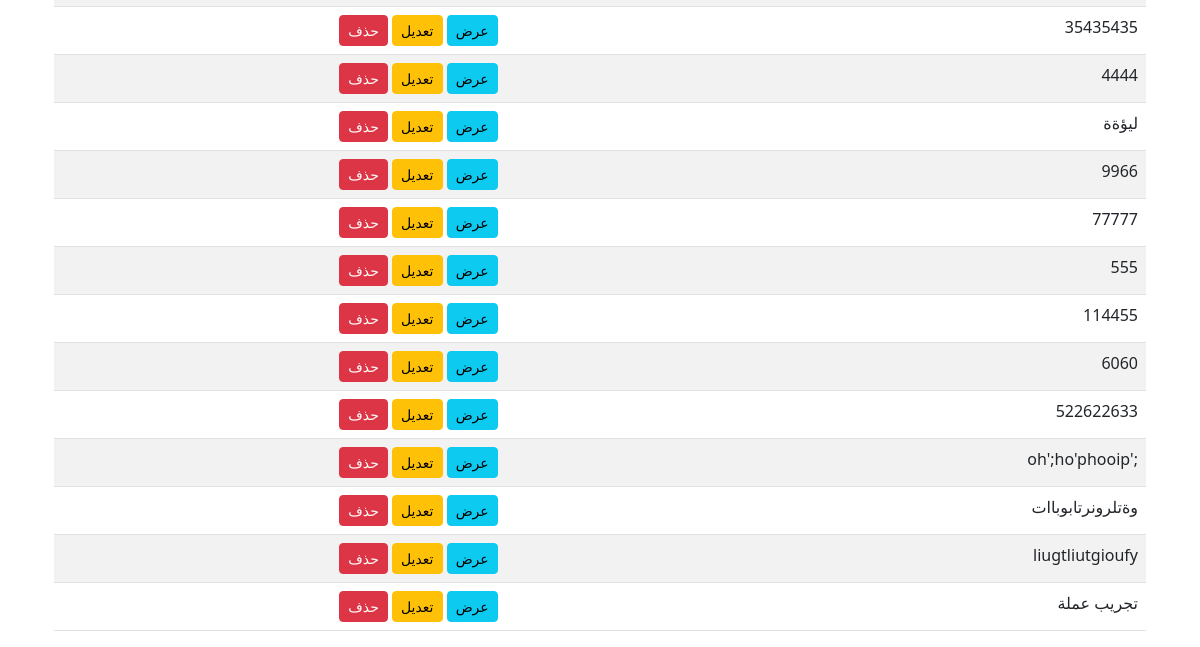
Page /invoice/currency/ (lower part) on the earlier database version.
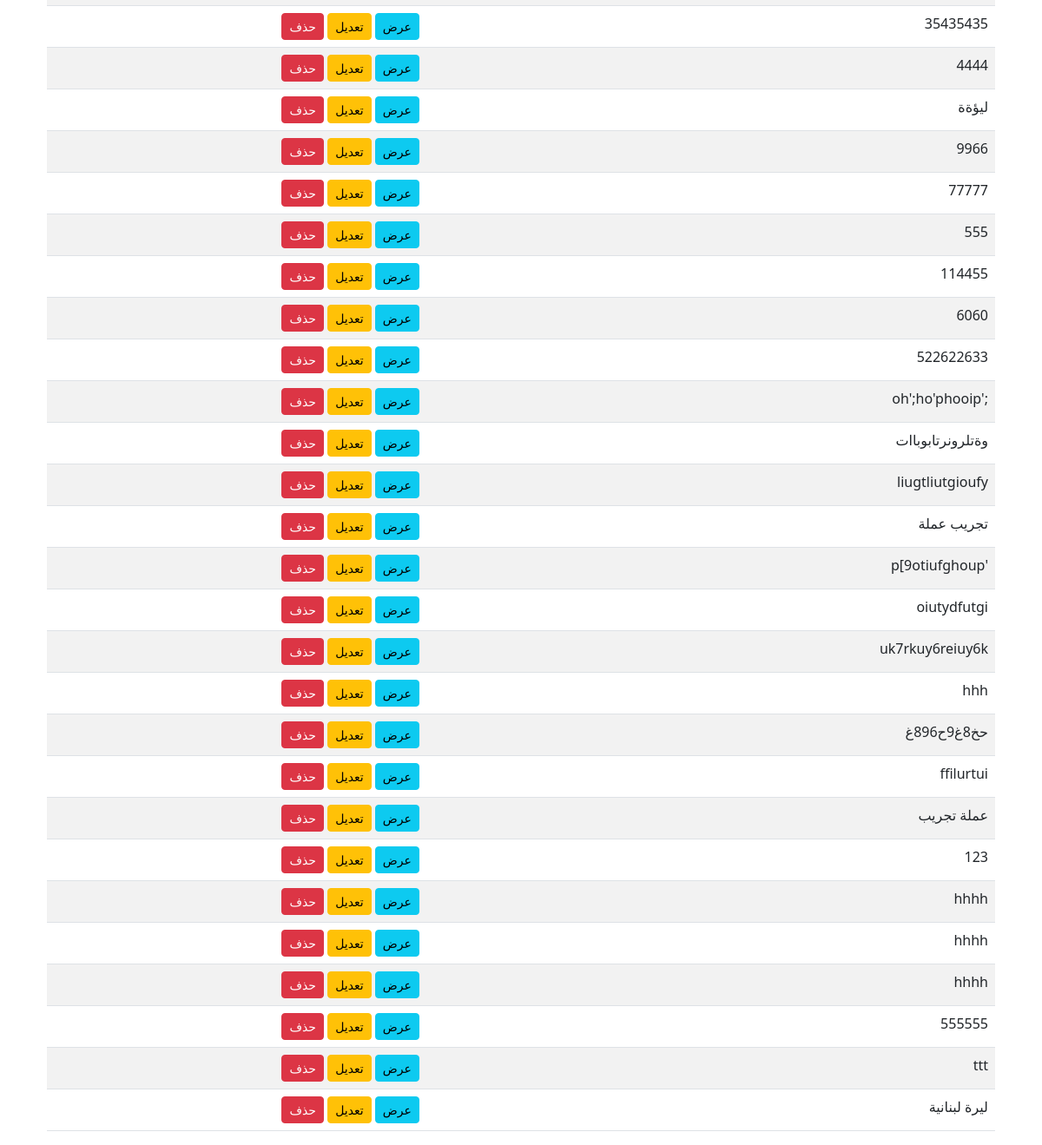
Same page on the later database version.
### invoice/models.py (models this page shows, shortened)
class Currency(models.Model):
    currency_name = models.CharField(max_length=100, verbose_name=_("العملة"))
    description = models.TextField(blank=True, null=True, verbose_name=_("البيان"))
    class Meta:
        verbose_name = _('العملة')
        verbose_name_plural = _('العملات')

### invoice/views.py (the view)
# urls.py: path('currency/', CurrencyListView.as_view(), name='currency_list'),
class CurrencyListView(ListView):
    model = Currency
    template_name = 'currency/currency_list.html'
    context_object_name = 'currency'

### templates/currency/currency_list.html (shortened to what this page needs)
{% extends 'base.html' %}
{% block content %}
<div class="container mt-5">
    <table class="table table-striped">
        <tbody>
            {% for currency in currency %}
                <tr>
                    <td>{{ currency.currency_name }}</td>
                    <td>{{ currency.description }}</td>
                    <td>
                        <a href="{% url 'currency_detail' currency.pk %}" class="btn btn-info btn-sm">عرض</a>
                        <a href="{% url 'currency_update' currency.pk %}" class="btn btn-warning btn-sm">تعديل</a>
                        <a href="{% url 'currency_delete' currency.pk %}" class="btn btn-danger btn-sm">حذف</a>
                    </td>
                </tr>
            {% endfor %}
        </tbody>
    </table>
</div>
{% endblock %}

Differences in the rows shown:
added Currency: currency_name "'p[9otiufghoup"
added Currency: currency_name "oiutydfutgi"
added Currency: currency_name "uk7rkuy6reiuy6k"
added Currency: currency_name "hhh"
added Currency: currency_name "حخ8غ9ح896غ"
added Currency: currency_name "ffilurtui"
added Currency: currency_name "عملة تجريب"
added Currency: currency_name "123"
added Currency: currency_name "hhhh"
added Currency: currency_name "hhhh"
added Currency: currency_name "hhhh"
added Currency: currency_name "555555"
added Currency: currency_name "ttt"
added Currency: currency_name "ليرة لبنانية"
